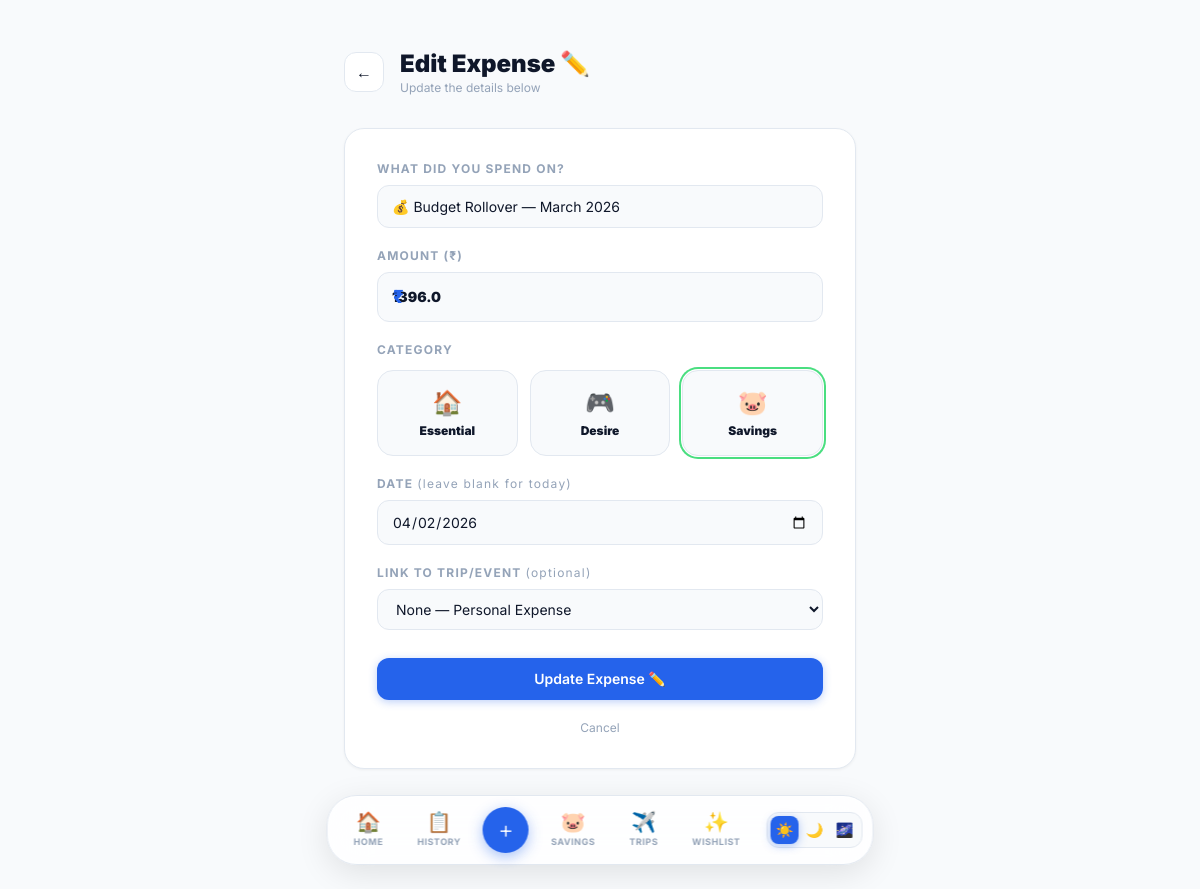
The page /edit/50 (signed in) on the database its author committed.
### app/models.py (models this page shows, shortened)
class Expense(db.Model):
    id = db.Column(db.Integer, primary_key=True)
    title = db.Column(db.String(100), nullable=False)
    date_posted = db.Column(db.DateTime, nullable=False, default=datetime.utcnow)
    amount = db.Column(db.Float, nullable=False)
    category = db.Column(db.String(20), nullable=False) # 'Need', 'Want', 'Savings'
    user_id = db.Column(db.Integer, db.ForeignKey('user.id'), nullable=False)
    event_id = db.Column(db.Integer, db.ForeignKey('event.id'), nullable=True)

### app/main/routes.py (the view, shortened to what this page needs)
@main.route('/edit/<int:expense_id>', methods=['GET', 'POST'])
@login_required
def edit_expense(expense_id):
    expense = Expense.query.get_or_404(expense_id)
    if expense.author != current_user:
        flash('Permission denied.', 'danger')
        return redirect(url_for('main.index'))
    events = Event.query.filter_by(user_id=current_user.id).all()
    return render_template('add_expense.html', title='Edit Expense', expense=expense, events=events)

### app/models.py (called while the page is built)
@login_manager.user_loader
def load_user(user_id):
    return User.query.get(int(user_id))

### app/templates/add_expense.html (shortened to what this page needs)
{% extends "layout.html" %}
{% block content %}
<div class="max-w-lg mx-auto mt-6 anim-1">
    <div class="flex items-center gap-4 mb-8">
        <a href="{{ url_for('main.index') }}" class="w-10 h-10 rounded-xl flex items-center justify-center transition hover:scale-110"
           style="background:var(--card); border:1px solid var(--border);">←</a>
        <div>
            <h1 class="text-2xl font-black" style="color:var(--text)">
                {{ "Edit Expense ✏️" if expense else "Add Expense 💸" }}
            </h1>
            <p class="text-xs text-faint">{{ "Update the details below" if expense else "Track where your money goes" }}</p>
        </div>
    </div>
    <div class="card p-8">
        <form method="POST" class="flex flex-col gap-5">
            <div>
                <label class="block text-xs font-bold uppercase tracking-widest mb-2 text-faint">What did you spend on?</label>
                <input type="text" name="title" value="{{ expense.title if expense else '' }}"
                       placeholder="e.g. Lunch, Uber, Groceries"
                       class="input" autofocus required>
            </div>
            <div>
                <label class="block text-xs font-bold uppercase tracking-widest mb-2 text-faint">Amount (₹)</label>
                <div class="relative">
                    <span class="absolute left-4 top-1/2 -translate-y-1/2 font-black text-lg" style="color:var(--accent)">₹</span>
                    <input type="number" name="amount" step="0.01"
                           value="{{ expense.amount if expense else '' }}"
                           placeholder="0.00"
                           class="input pl-9 text-xl font-black" required>
                </div>
            </div>
            <div>
                <label class="block text-xs font-bold uppercase tracking-widest mb-3 text-faint">Category</label>
                <div class="grid grid-cols-3 gap-3">
                    {% for cat, icon, color in [('Need','🏠','blue'), ('Want','🎮','purple'), ('Savings','🐷','green')] %}
                    <label class="cursor-pointer">
                        <div class="peer-checked:ring-2 peer-checked:ring-offset-1 rounded-2xl p-4 text-center transition hover:scale-105
                            {% if color == 'blue' %}peer-checked:ring-blue-400{% elif color == 'purple' %}peer-checked:ring-purple-400{% else %}peer-checked:ring-green-400{% endif %}"
                             style="background:var(--card2); border:1px solid var(--border);">
                            <div class="text-2xl mb-1">{{ icon }}</div>
                            <p class="text-xs font-black" style="color:var(--text)">{% if cat == 'Need' %}Essential{% elif cat == 'Want' %}Desire{% else %}{{ cat }}{% endif %}</p>
                        </div>
                    </label>
                    {% endfor %}
                </div>
            </div>
            <div>
                <label class="block text-xs font-bold uppercase tracking-widest mb-2 text-faint">Date <span class="normal-case font-normal">(leave blank for today)</span></label>
                <input type="date" name="date"
                       value="{{ expense.date_posted.strftime('%Y-%m-%d') if expense else default_date or '' }}"
                       class="input">
            </div>
            <div>
                <label class="block text-xs font-bold uppercase tracking-widest mb-2 text-faint">Link to Trip/Event <span class="normal-case font-normal">(optional)</span></label>
                <select name="event_id" class="input">
                    <option value="None">None — Personal Expense</option>
                </select>
            </div>
            <button type="submit" class="btn btn-primary w-full justify-center py-3 text-base mt-2">
                {{ "Update Expense ✏️" if expense else "Add Expense 💸" }}
            </button>
            {% if expense %}
            <a href="{{ url_for('main.index') }}" class="text-center text-xs text-faint hover:text-accent transition">Cancel</a>
            {% endif %}
        </form>
    </div>
</div>
{% endblock %}

### app/templates/layout.html (style rules this page uses)
*, *::before, *::after { font-family: 'Inter', sans-serif; box-sizing: border-box; margin: 0; padding: 0; }
html { -webkit-font-smoothing: antialiased; }
[data-theme="bright"] { --bg:#F8FAFC;--bg2:#fff;--card:#fff;--card2:#F8FAFC;--card3:#F1F5F9;--border:#E2E8F0;--border2:#F1F5F9;--text:#0F172A;--text2:#64748B;--text3:#94A3B8;--accent:#2563EB;--accent2:#3B82F6;--accent3:#06B6D4;--green:#10B981;--red:#EF4444;--orange:#F59E0B;--amber:#F97316;--nav-bg:rgba(255,255,255,0.85);--nav-border:#E2E8F0;--shadow:0 1px 3px rgba(0,0,0,0.05);--shadow-lg:0 4px 16px rgba(0,0,0,0.06);--shadow-xl:0 20px 50px rgba(0,0,0,0.04);--glow:0 0 0 3px rgba(37,99,235,0.15); }
body { background:var(--bg); color:var(--text); min-height:100vh; }
.btn { display:inline-flex; align-items:center; gap:6px; font-weight:600; border-radius:12px; padding:9px 18px; font-size:14px; cursor:pointer; border:none; text-decoration:none; }
.btn-primary { background:var(--accent); color:white; box-shadow:0 2px 8px rgba(37,99,235,0.3); }
.input { background:var(--card2); border:1px solid var(--border); color:var(--text); border-radius:12px; padding:10px 14px; font-size:14px; outline:none; width:100%; }
.input::placeholder { color:var(--text3); }
select.input { cursor:pointer; }
.anim-1 { animation:fadeUp 0.4s 0.05s ease both; }
.text-faint { color:var(--text3); }
.card { background:var(--card); border:1px solid var(--border); border-radius:20px; box-shadow:var(--shadow); }

### rows shown on the page
Expense: title "💰 Budget Rollover — March 2026", amount "1396.0", date "04/02/2026"

### other values the page prints
{{ "Edit Expense ✏️" if expense else "Add Expense 💸" }} "Edit Expense ✏️"
{{ icon }} "🏠" "🎮" "🐷"
{{ cat }} "Savings"
{{ "Update Expense ✏️" if expense else "Add Expense 💸" }} "Update Expense ✏️"
